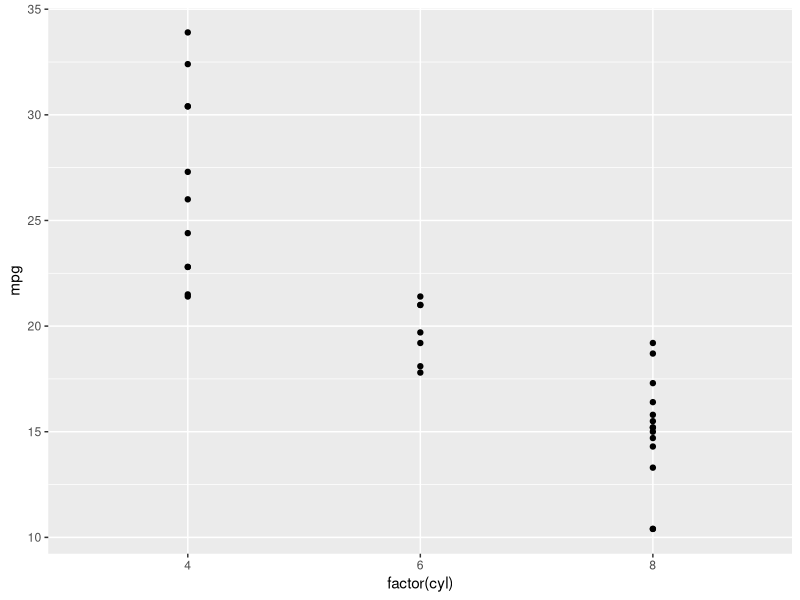

The R source for this figure:
################################################################################
# Load libraries
################################################################################

library(ggplot2)

################################################################################
# Create plot
################################################################################

ggplot(mtcars, aes(factor(cyl), mpg)) +
  geom_point() +
  stat_summary(fun.data = "mean_cl_normal", color="red", size=1.2)

################################################################################
# Create ANOVA model
################################################################################

model <- lm(mpg ~ factor(cyl), data=mtcars)
summary(model)
# Call:
# lm(formula = mpg ~ factor(cyl), data = mtcars)
#
# Residuals:
#     Min      1Q  Median      3Q     Max
# -5.2636 -1.8357  0.0286  1.3893  7.2364
#
# Coefficients:
#              Estimate Std. Error t value Pr(>|t|)
# (Intercept)   26.6636     0.9718  27.437  < 2e-16 ***
# factor(cyl)6  -6.9208     1.5583  -4.441 0.000119 ***
# factor(cyl)8 -11.5636     1.2986  -8.905 8.57e-10 ***
# ---
# Signif. codes:  0 ‘***’ 0.001 ‘**’ 0.01 ‘*’ 0.05 ‘.’ 0.1 ‘ ’ 1
#
# Residual standard error: 3.223 on 29 degrees of freedom
# Multiple R-squared:  0.7325,	Adjusted R-squared:  0.714
# F-statistic:  39.7 on 2 and 29 DF,  p-value: 4.979e-09

################################################################################
# Create Mean Squared Error(MSE)
################################################################################

MSE <- function(y, yhat) {
  mean((y - yhat)^2)
}
mpghat <- predict(model)
MSE(mtcars$mpg, mpghat)
